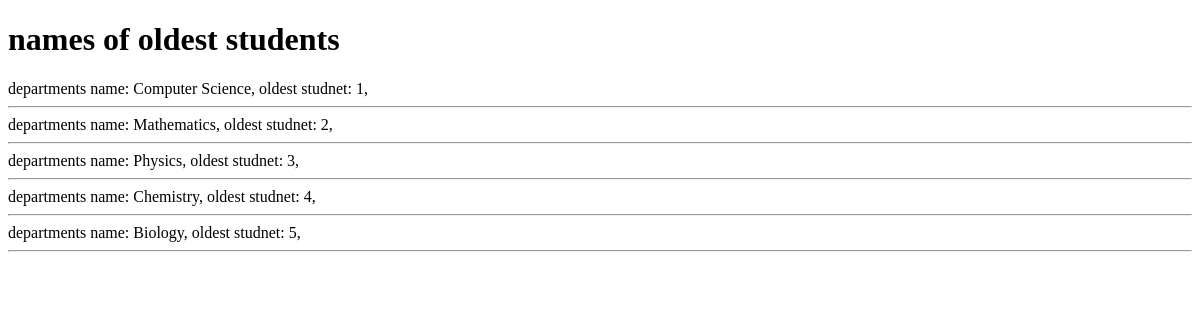
The app's page /books/lab9/task3 with its own data.
### apps/bookmodule/models.py (models this page shows)
class department (models.Model):
    name = models.CharField(max_length = 50)

### apps/bookmodule/views.py (the view)
# urls.py: path('lab9/task3', views.lab9task3, name='lab9task3'),
def lab9task3(request):
        departments = department.objects.annotate(oldest_student_id=Min('student2__id'))
        return render(request, 'bookmodule/lab9Updated/task3.html', {'departments':departments})

### apps/templates/bookmodule/lab9Updated/task3.html (shortened to what this page needs)
{% extends "layouts/base.html" %}
{% load static %}
{% block content %}
<!DOCTYPE html>
<html>
<head>
</head>
<body>
    <h1>names of oldest students</h1>
    {% for obj in departments %}
    departments name: {{obj.name}}, oldest studnet: {{obj.oldest_student_id}},
    <hr>
    {% endfor %}
</body>
</html>
{% endblock %}

### records on screen
department: name "Computer Science", oldest_student_id "1"
department: name "Mathematics", oldest_student_id "2"
department: name "Physics", oldest_student_id "3"
department: name "Chemistry", oldest_student_id "4"
department: name "Biology", oldest_student_id "5"
